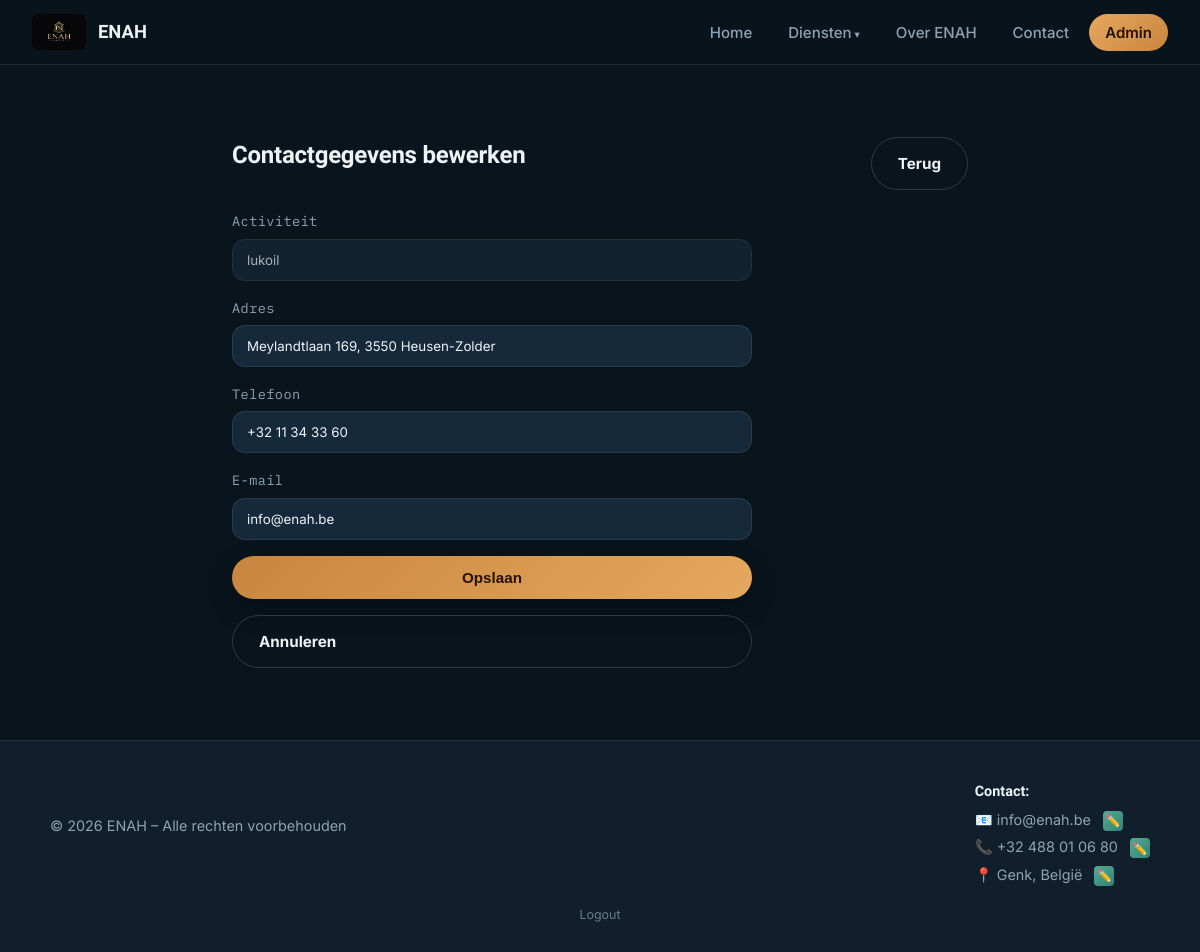
Page /admin/activity-contacts/bewerken/lukoil (signed in) on the committed database.
### tables this page shows
CREATE TABLE activity_contacts (
            id INTEGER PRIMARY KEY AUTOINCREMENT,
            activity_name TEXT UNIQUE NOT NULL,
            address TEXT,
            phone TEXT,
            email TEXT,
            updated_at TEXT NOT NULL
        );

CREATE TABLE site_content (
            id INTEGER PRIMARY KEY AUTOINCREMENT,
            content_key TEXT UNIQUE NOT NULL,
            content_value TEXT NOT NULL,
            updated_at TEXT NOT NULL
        );

### app.py (the view, shortened to what this page needs)
@app.route("/admin/activity-contacts/bewerken/<activity_name>", methods=["GET", "POST"])
@login_required
def admin_activity_contact_bewerken(activity_name):
    db = get_db()
    contact_row = db.execute("SELECT * FROM activity_contacts WHERE activity_name = ?", (activity_name,)).fetchone()
    if not contact_row:
        flash("Contactgegevens niet gevonden.", "error")
        return redirect(url_for("admin_activity_contacts"))
    return render_template("admin/edit_activity_contact.html", active_page="admin", contact=contact_row)

### app.py (called while the page is built)
def get_db():
    if "db" not in g:
        g.db = sqlite3.connect(DATABASE)
        g.db.row_factory = sqlite3.Row
    return g.db

@login_manager.user_loader
def load_user(user_id):
    db = get_db()
    row = db.execute("SELECT id, username FROM admins WHERE id = ?", (user_id,)).fetchone()
    if row is None:
        return None
    return AdminUser(row["id"], row["username"])

@app.context_processor
def inject_content():
    db = get_db()
    content_rows = db.execute("SELECT content_key, content_value FROM site_content").fetchall()
    content_dict = {row["content_key"]: row["content_value"] for row in content_rows}
    return dict(site_content=content_dict)

### templates/admin/edit_activity_contact.html (shortened to what this page needs)
{% extends "base.html" %}
{% block content %}
<section class="container" style="max-width: 800px;">
  <div class="admin-bar">
    <h1>Contactgegevens bewerken</h1>
    <a class="btn btn-secondary" href="{{ url_for('admin_activity_contacts') }}">Terug</a>
  </div>
  <form class="styled-form" method="POST">
    <div>
      <label for="activity_name">Activiteit</label>
      <input type="text" id="activity_name" name="activity_name" value="{{ contact.activity_name }}" readonly style="background: var(--surface-2); opacity: 0.7;">
    </div>
    <div>
      <label for="address">Adres</label>
      <input type="text" id="address" name="address" value="{{ contact.address }}">
    </div>
    <div>
      <label for="phone">Telefoon</label>
      <input type="text" id="phone" name="phone" value="{{ contact.phone }}">
    </div>
    <div>
      <label for="email">E-mail</label>
      <input type="email" id="email" name="email" value="{{ contact.email }}">
    </div>
    <button class="btn" type="submit">Opslaan</button>
    <a class="btn btn-secondary" href="{{ url_for('admin_activity_contacts') }}">Annuleren</a>
  </form>
</section>
{% endblock %}

### templates/base.html (shortened to what this page needs)
<!DOCTYPE html>
<html lang="nl">
<head>
  <link rel="stylesheet" href="{{ url_for('static', filename='css/style.css') }}">
</head>
<body>
  <nav class="navbar">
    <a class="brand" href="{{ url_for('index') }}">
      {% if active_page == 'lukoil' %}
        <img src="{{ url_for('static', filename='images/lukoil_logo.png') }}" alt="Lukoil logo">
        <span>Lukoil Heusen-Zolder</span>
      {% elif active_page in ['auto_onderhoud', 'auto_verkoop'] %}
        <img src="{{ url_for('static', filename='images/sixtyseven_cars_logo.jpeg') }}" alt="SixtySeven Cars logo">
        <span>SixtySeven Cars</span>
      {% else %}
        <img src="{{ url_for('static', filename='images/enah_logo.jpeg') }}" alt="ENAH logo">
        <span>ENAH</span>
      {% endif %}
    </a>
    <ul class="nav-links">
      <li><a href="{{ url_for('index') }}" class="{{ 'active' if active_page == 'home' }}">Home</a></li>
      <li class="dropdown">
        <a href="#" class="{{ 'active' if active_page in ['lukoil','schoonmaak','transport','auto_onderhoud','auto_verkoop'] }}">Diensten</a>
      </li>
      <li><a href="{{ url_for('about') }}" class="{{ 'active' if active_page == 'about' }}">Over ENAH</a></li>
      <li><a href="{{ url_for('contact') }}" class="{{ 'active' if active_page == 'contact' }}">Contact</a></li>
      {% if current_user.is_authenticated %}
        <li><a href="{{ url_for('admin_dashboard') }}" class="{{ 'active' if active_page == 'admin' }}">Admin</a></li>
      {% endif %}
    </ul>
  </nav>
  {% block content %}{% endblock %}
  <footer>
    <div class="footer-content">
      <p>&copy; 2026 ENAH – Alle rechten voorbehouden</p>
      <div class="footer-contact">
        <p><strong>Contact:</strong></p>
        <p>📧 {{ site_content.get('contact_email', 'info@enah.be') }} {% if current_user.is_authenticated %}<a class="edit-btn-inline" href="{{ url_for('admin_content_bewerken', content_key='contact_email') }}" title="E-mail bewerken">✏️</a>{% endif %}</p>
        <p>📞 {{ site_content.get('contact_phone', '+32 4 00 00 00') }} {% if current_user.is_authenticated %}<a class="edit-btn-inline" href="{{ url_for('admin_content_bewerken', content_key='contact_phone') }}" title="Telefoon bewerken">✏️</a>{% endif %}</p>
        <p>📍 {{ site_content.get('contact_location', 'Genk, België') }} {% if current_user.is_authenticated %}<a class="edit-btn-inline" href="{{ url_for('admin_content_bewerken', content_key='contact_location') }}" title="Locatie bewerken">✏️</a>{% endif %}</p>
      </div>
    </div>
    {% if not current_user.is_authenticated %}
      <a href="{{ url_for('admin_login') }}" class="admin-login-link">Admin login</a>
    {% else %}
      <a href="{{ url_for('admin_logout') }}" class="admin-login-link">Logout</a>
    {% endif %}
  </footer>
</body>
</html>

### static/css/style.css (style rules this page uses)
:root { --ink: #0a141d; --surface: #101f2b; --surface-2: #16293a; --surface-3: #1e3852; --text: #eef3f6; --text-muted: #8fa3b3; --border: rgba(255,255,255,0.09); --border-strong: rgba(255,255,255,0.16); --brand: #c9853e; --brand-2: #e4a85e; --brand-ink: #241202; --teal: #2f8574; --teal-light: #57a893; --success: #3fa87b; --error: #e2554c; --radius: 22px; --radius-sm: 13px; --shadow: 0 28px 64px -26px rgba(0,0,0,0.62); --shadow-sm: 0 10px 26px rgba(0,0,0,0.32); --shadow-glow: 0 0 0 1px rgba(201,133,62,0.18), 0 12px 30px -8px rgba(201,133,62,0.28); --font-display: "Sora", "Segoe UI", sans-serif; --font-body: "Inter", "Segoe UI", sans-serif; --font-mono: "IBM Plex Mono", "Consolas", monospace; }
* { box-sizing: border-box; }
html { scroll-behavior: smooth; }
body { margin: 0; font-family: var(--font-body); background: var(--ink); color: var(--text); line-height: 1.65; min-height: 100vh; -webkit-font-smoothing: antialiased; }
a { color: inherit; text-decoration: none; }
img { max-width: 100%; display: block; }
h1, h2, h3, h4 { font-family: var(--font-display); line-height: 1.15; letter-spacing: -0.01em; margin: 0 0 16px; }
p { margin: 0 0 14px; }
.navbar { position: sticky; top: 0; z-index: 100; display: flex; align-items: center; justify-content: space-between; padding: 14px 32px; background: rgba(10, 20, 29, 0.88); backdrop-filter: blur(18px); border-bottom: 1px solid var(--border); }
.navbar .brand { display: flex; align-items: center; gap: 12px; font-weight: 600; font-family: var(--font-display); font-size: 1.15rem; }
.navbar .brand img { height: 36px; width: auto; border-radius: 7px; }
.nav-links { display: flex; align-items: center; gap: 4px; list-style: none; margin: 0; padding: 0; }
.nav-links > li > a { padding: 9px 16px; border-radius: 999px; color: var(--text-muted); font-weight: 500; font-size: 0.94rem; transition: all 0.2s ease; }
.nav-links > li > a.active { color: var(--brand-ink); background: linear-gradient(135deg, var(--brand-2), var(--brand)); font-weight: 600; }
.dropdown { position: relative; }
.dropdown > a::after { content: " \25BE"; font-size: 0.7em; }
.container { max-width: 1100px; margin: 0 auto; padding: 72px 32px; }
.btn { display: inline-block; padding: 13px 26px; border-radius: 999px; background: linear-gradient(135deg, var(--brand), var(--brand-2)); color: var(--brand-ink); font-weight: 700; font-size: 0.95rem; border: none; cursor: pointer; transition: transform 0.2s ease, box-shadow 0.2s ease, filter 0.2s ease; box-shadow: var(--shadow-sm); }
.btn-secondary { background: transparent; border: 1px solid var(--border-strong); color: var(--text); box-shadow: none; }
form.styled-form { display: grid; gap: 16px; max-width: 520px; }
form.styled-form label { font-size: 0.85rem; font-family: var(--font-mono); letter-spacing: 0.03em; color: var(--text-muted); margin-bottom: 6px; display: block; }
form.styled-form input, form.styled-form textarea, form.styled-form select { width: 100%; padding: 12px 14px; border-radius: var(--radius-sm); border: 1px solid var(--border); background: var(--surface-2); color: var(--text); font-family: var(--font-body); transition: border-color 0.2s ease, box-shadow 0.2s ease; }
.edit-btn, .edit-btn-inline { display: inline-flex; align-items: center; justify-content: center; background: linear-gradient(135deg, var(--teal-light), var(--teal)); color: #04211b; border: none; cursor: pointer; text-decoration: none; transition: transform 0.2s ease, filter 0.2s ease; }
.edit-btn-inline { width: 20px; height: 20px; padding: 0; border-radius: 4px; font-size: 12px; margin-left: 8px; vertical-align: middle; }
.admin-bar { display: flex; justify-content: space-between; align-items: center; margin-bottom: 20px; flex-wrap: wrap; gap: 12px; }
footer { text-align: center; padding: 34px 30px 26px; color: var(--text-muted); border-top: 1px solid var(--border); font-size: 0.9rem; background: var(--surface); }
.footer-content { display: flex; justify-content: space-between; align-items: center; flex-wrap: wrap; gap: 20px; max-width: 1100px; margin: 0 auto; }
.footer-contact { text-align: left; }
.footer-contact p { margin: 4px 0; }
.footer-contact strong { color: var(--text); font-family: var(--font-display); }
.admin-login-link { display: block; margin-top: 14px; font-size: 0.78rem; color: var(--text-muted); opacity: 0.7; transition: opacity 0.2s; }

### rows in the picture
activity_contacts: activity_name "lukoil", address "Meylandtlaan 169, 3550 Heusen-Zolder", phone "+32 11 34 33 60", email "info@enah.be"
site_content: get "info@enah.be"
site_content: get "+32 488 01 06 80"
site_content: get "Genk, België"
